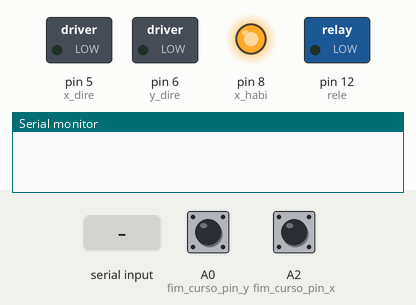
The sketch below on a simulated Arduino Uno, built with avr-gcc and run on an emulated ATmega328P. Shown: switched loads named in the sketch (green lamp = pin HIGH), output pins drawn as LEDs (lit = HIGH), the last lines printed to the serial monitor. The inputs (shaded band) are chosen by the test bench; at power-on: A0 (fim_curso_pin_y) HIGH, A2 (fim_curso_pin_x) HIGH. Pins used as bus, display or sensor lines are not drawn.

Above: at 7.7 s.
7.8 s: "1\n" received over Serial
At 8.3 s:
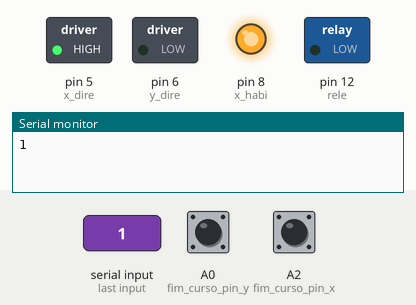
9.4 s: byte 49 ('1') received over Serial
At 10.7 s:
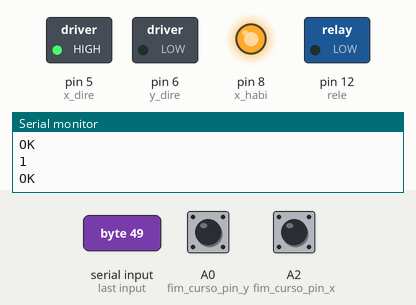
11.0 s: "0\n" received over Serial
At 11.19 s:
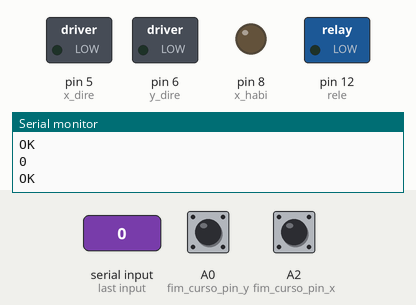
Timing chart, 0 to 14.0 s (numbered marks = the images above; inputs shaded):
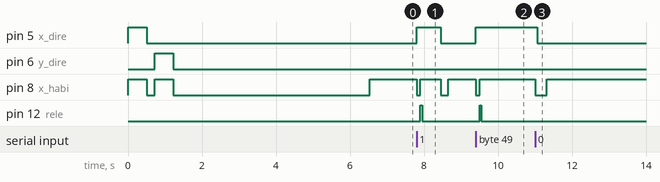

The sketch:

PRINT_PRONTA.ino
```cpp
// Definição das portas do motor do eixo X
#define x_paso 2
#define x_dire 5
#define x_habi 8

// Definição das portas do motor do eixo Y
#define y_paso 3
#define y_dire 6
#define y_habi 8

// Pino do Rele
#define rele 12

// Fim de cursos
#define fim_curso_pin_x A2
#define fim_curso_pin_y A0

// Valor pode ser alterado de acordo com o necessário
int retardo = 550; // "Velocidade dos motores" - enquanto menor o valor, mais rápido os motores giram

// Recomendo não mudar esses valores
int cont = 0; // Contador para determinar o padrão de movimentação
int posicao_x = 0; // Posição atual no eixo X
int passos_4_5mm = 20.25 * 4.5; // Passos para andar 4.5 mm
int passos_2_7mm = 20.25 * 2.7; // Passos para andar 2.7 mm

// Definições de passos por centímetro (ajustar conforme sua configuração)
#define PASSOS_POR_CM_X 202.5 // Passos por centímetro para o eixo X
#define PASSOS_POR_CM_Y 202.5 // Passos por centímetro para o eixo Y

// Calcula o número de passos para as distâncias desejadas
int passos_cm_x = 20 * PASSOS_POR_CM_X; // Ajustado para 18 cm
int passos_cm_y = 2.7 * PASSOS_POR_CM_Y;

// Calcula o número de passos para 5 mm
int passos_5_mm_x = 1 * PASSOS_POR_CM_X; // 5 mm em passos para X
int passos_5_mm_y = 1 * PASSOS_POR_CM_Y; // 5 mm em passos para Y

bool movidoParaBaixo = false; // Variável para controle do movimento para baixo

void setup() {
  pinMode(x_paso, OUTPUT);
  pinMode(x_dire, OUTPUT);
  pinMode(x_habi, OUTPUT);
  pinMode(y_paso, OUTPUT);
  pinMode(y_dire, OUTPUT);
  pinMode(y_habi, OUTPUT);
  pinMode(rele, OUTPUT);
  pinMode(fim_curso_pin_x, INPUT_PULLUP); // Usando resistor pull-up interno
  pinMode(fim_curso_pin_y, INPUT_PULLUP); // Usando resistor pull-up interno

  Serial.begin(115200);
  pinMode(rele, HIGH);

  // Movimenta o eixo X e Y até o fim de curso e recua 5 mm
  move_to_fim_curso(x_paso, x_dire, x_habi, fim_curso_pin_x, passos_5_mm_x);
  move_to_fim_curso(y_paso, y_dire, y_habi, fim_curso_pin_y, passos_5_mm_y);

  // Movimenta o eixo X 18 cm
  zeramento(x_paso, x_dire, x_habi, passos_cm_x);

  // Movimenta o eixo Y 2.7 cm
  zeramento(y_paso, y_dire, y_habi, passos_cm_y);
}

void loop() {
  if (Serial.available() > 0) {
    char c = Serial.read();
    Serial.println(c);

    if (c == '1' || c == '0') {
      int passos = (cont % 2 == 0) ? passos_4_5mm : passos_2_7mm;

      // Move o eixo X para o próximo caractere
      movimento(x_paso, x_dire, x_habi, passos, LOW); // Avança no eixo X
      posicao_x += passos; // Atualiza a posição no eixo X

      // Alterna o contador para o próximo movimento
      cont++;

      if (c == '1') {
        digitalWrite(rele, HIGH);
        delay(50); // Delay reduzido após rele HIGH
        digitalWrite(rele, LOW);
        delay(500); // Delay reduzido
      }

      movidoParaBaixo = false; // Reseta a variável de controle ao ler '1' ou '0'

      Serial.println("OK"); // Envia "OK" após processar '1' ou '0'
      Serial.flush();

    } else if (c == '\n') {
      // Move o eixo X de volta para a posição inicial (no caso de uma nova linha)
      movimento(x_paso, x_dire, x_habi, -posicao_x, HIGH);
      posicao_x = 0; // Reseta a posição no eixo X

      // Movimenta o eixo Y para a próxima linha (apenas se necessário para o Braille)
      if (!movidoParaBaixo) {
        movimento(y_paso, y_dire, y_habi, passos_4_5mm, HIGH);
        movidoParaBaixo = true;
      }

      // Reseta o contador para o próximo caractere
      cont = 0;

      Serial.println("OK"); // Envia "OK" após processar '\n'
      Serial.flush();

    } else if (c == '\r') {
      // Move o eixo X de volta para a posição inicial
      movimento(x_paso, x_dire, x_habi, -posicao_x, HIGH);
      posicao_x = 0; // Reseta a posição no eixo X

      // Movimenta o eixo Y para a próxima linha do documento Braille
      movimento(y_paso, y_dire, y_habi, passos_4_5mm, HIGH);

      // Reseta a variável de controle
      movidoParaBaixo = false;

      Serial.println("OK"); // Envia "OK" após processar '\r'
      Serial.flush();
    }
  }
  // Removido o delay(100); no loop principal
}

// Função para movimentar o motor até o fim de curso e recuar 5 mm na direção oposta
void move_to_fim_curso(int paso_, int dire_, int habi_, int fim_curso_pin, int passos_recuo) {
  digitalWrite(habi_, LOW); // Habilita o Driver
  digitalWrite(dire_, HIGH); // Direção para encontrar o fim de curso
  while (digitalRead(fim_curso_pin) != HIGH) { // Enquanto não acionar o fim de curso
    digitalWrite(paso_, HIGH);
    delayMicroseconds(retardo);
    digitalWrite(paso_, LOW);
    delayMicroseconds(retardo);
  }
  digitalWrite(paso_, LOW); // Garante que o motor pare assim que o fim de curso for acionado
  digitalWrite(habi_, HIGH); // Desabilita o Driver

  delay(500); // Delay reduzido

  // Gira o motor para o lado oposto
  digitalWrite(habi_, LOW); // Habilita o Driver
  digitalWrite(dire_, LOW); // Direção oposta
  for (int i = 0; i < passos_recuo; i++) {
    digitalWrite(paso_, HIGH);
    delayMicroseconds(retardo);
    digitalWrite(paso_, LOW);
    delayMicroseconds(retardo);
  }
  digitalWrite(paso_, LOW); // Garante que o motor pare após recuar
  digitalWrite(habi_, HIGH); // Desabilita o Driver
}

// A função zeramento faz o motor andar a distância desejada em uma direção
void zeramento(int paso_, int dire_, int habi_, int passos) {
  digitalWrite(habi_, LOW); // Habilita o Driver
  digitalWrite(dire_, LOW); // Direção de zeramento
  for (int i = 0; i < passos; i++) { // Dá passos conforme o número especificado
    digitalWrite(paso_, HIGH);
    delayMicroseconds(retardo);
    digitalWrite(paso_, LOW);
    delayMicroseconds(retardo);
  }
  digitalWrite(habi_, HIGH); // Desabilita o Driver
}

// A função movimento faz o motor andar a distância desejada na direção oposta
void movimento(int paso_, int dire_, int habi_, int passos, int dir) {
  digitalWrite(habi_, LOW); // Habilita o Driver
  digitalWrite(dire_, dir == HIGH ? LOW : HIGH); // Inverte a direção
  for (int i = 0; i < abs(passos); i++) { // Dá passos por um tempo
    digitalWrite(paso_, HIGH);
    delayMicroseconds(retardo);
    digitalWrite(paso_, LOW);
    delayMicroseconds(retardo);
  }
  digitalWrite(habi_, HIGH); // Desabilita o Driver
}
```

Measured:
- after the input at 7.8 s, pin 5 (x_dire): LOW → HIGH at once, → LOW 0.65 s later; pin 8 (x_habi): HIGH → LOW at once, → HIGH 0.10 s later, → LOW 0.55 s later, → HIGH 0.20 s later; pin 12 (rele): LOW → HIGH after 0.10 s, → LOW 0.05 s later
- after the input at 9.4 s, pin 5 (x_dire): LOW → HIGH at once; pin 8 (x_habi): HIGH → LOW at once, → HIGH 0.10 s later; pin 12 (rele): LOW → HIGH after 0.10 s, → LOW 0.05 s later
- after the input at 11.0 s, pin 5 (x_dire): HIGH → LOW after 0.06 s; pin 8 (x_habi): HIGH → LOW at once, → HIGH 0.32 s later
